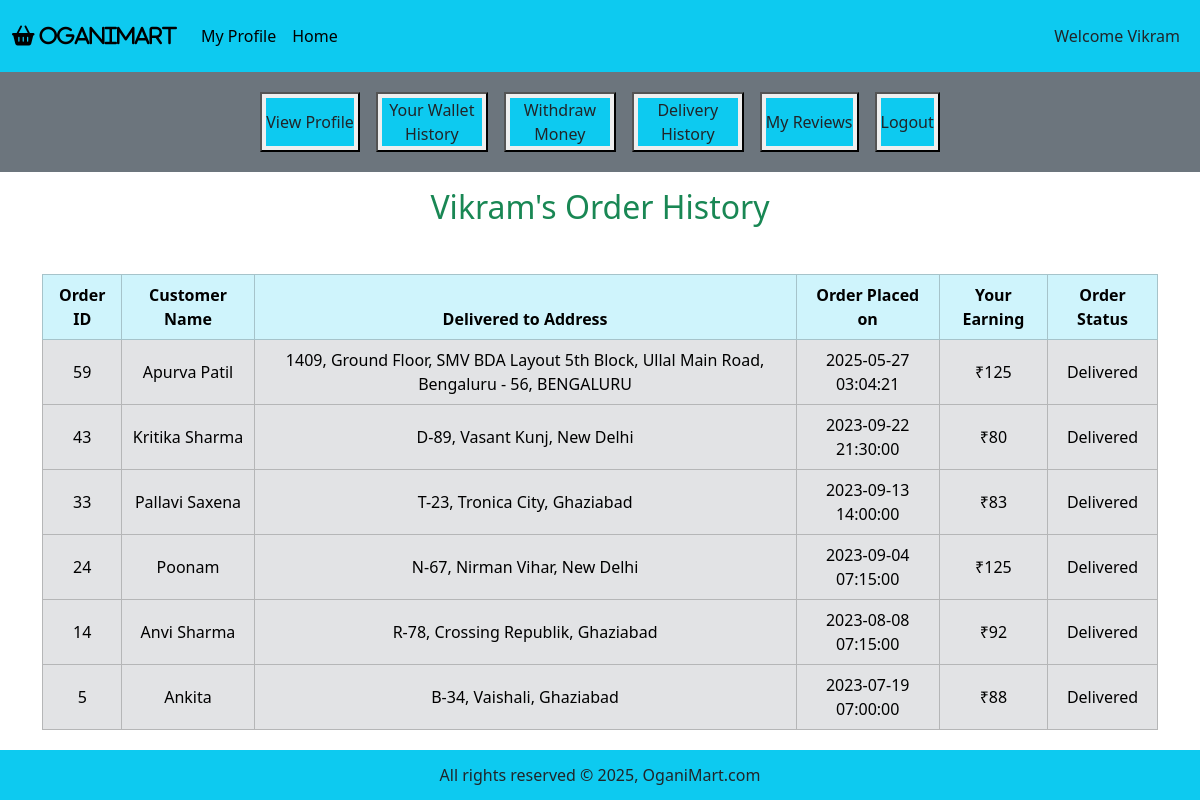
Page /agent_mode/profile_page.php?agent_id=2&history on the committed database.
### tables this page shows
CREATE TABLE `deliveryagent` (
  `agentID` int(11) NOT NULL,
  `first_name` varchar(50) NOT NULL,
  `last_name` varchar(50) DEFAULT NULL,
  `availabilityStatus` varchar(20) NOT NULL DEFAULT 'Offline',
  `phone_no` bigint(20) NOT NULL,
  `email` varchar(100) NOT NULL,
  `password` varchar(50) NOT NULL,
  `dob` date NOT NULL,
  `age` int(11) DEFAULT 0
);

CREATE TABLE `order` (
  `orderID` int(11) NOT NULL,
  `status` varchar(20) NOT NULL DEFAULT 'Confirmed',
  `total_price` decimal(10,2) NOT NULL,
  `time` timestamp NOT NULL DEFAULT current_timestamp(),
  `location` varchar(255) NOT NULL,
  `agentPayment` int(11) NOT NULL DEFAULT 50,
  `customerID` int(11) NOT NULL,
  `agentID` int(11) NOT NULL
);

CREATE TABLE `customer` (
  `customerID` int(11) NOT NULL,
  `first_name` varchar(50) NOT NULL,
  `last_name` varchar(50) DEFAULT NULL,
  `address_street` varchar(100) NOT NULL,
  `address_city` varchar(50) NOT NULL,
  `address_state` varchar(50) NOT NULL,
  `pincode` int(11) NOT NULL,
  `phone_no` bigint(20) NOT NULL,
  `email` varchar(100) NOT NULL,
  `password` varchar(50) NOT NULL,
  `dob` date NOT NULL,
  `age` int(11) DEFAULT 0,
  `gender` varchar(10) DEFAULT NULL
);

### agent_mode/agent_history.php (the view, shortened to what this page needs)
<?php
$fetch_orders = "SELECT * FROM `order` WHERE agentID = $agent_id AND status = 'Delivered' ORDER BY orderID DESC;";
$result_fetch = mysqli_query($con, $fetch_orders);
$num_of_rows = mysqli_num_rows($result_fetch);
if ($num_of_rows == 0) {
    echo "<h2 class='text-center text-danger'> Deliver orders to view history! </h2>";
} else {
    ?>
    <h2 class="text-center text-success"><?php echo "$agent_name's Order History"; ?></h2>
    <table class="table table-bordered mt-5">
        <thead class="table-info text-center text-white">
            <tr>
                <th>Order ID</th>
                <th>Customer Name</th>
                <th>Delivered to Address</th>
                <th>Order Placed on</th>
                <th>Your Earning</th>
                <th>Order Status</th>
            </tr>
        </thead>
        <tbody class="table-secondary text-white">
            <?php
            while ($fetch_row = mysqli_fetch_assoc($result_fetch)) {
                $order_id = $fetch_row["orderID"];
                $order_location = $fetch_row["location"];
                $order_time = $fetch_row["time"];
                $order_custID = $fetch_row["customerID"];
                $order_agentPayment = $fetch_row["agentPayment"];
                $order_status = $fetch_row["status"];
                ?>
                <tr class='text-center align-middle'>
                    <td>
                        <?php echo $order_id; ?>
                    </td>
                    <td>
                        <?php
                        $get_cust = "SELECT * FROM customer WHERE customerID = $order_custID;";
                        $result_get = mysqli_query($con, $get_cust);
                        $row_cust = mysqli_fetch_assoc($result_get);
                        $cust_fname = $row_cust['first_name'];
                        $cust_lname = $row_cust['last_name'];
                        if ($cust_lname === null) {
                            $cust_name = $cust_fname;
                        } else {
                            $cust_name = $cust_fname . ' ' . $cust_lname;
                        }
                        echo $cust_name;
                        ?>
                    </td>
                    <td>
                        <?php echo $order_location; ?>
                    </td>
                    <td>
                        <?php echo $order_time; ?>
                    </td>
                    <td>
                        <?php echo "₹$order_agentPayment"; ?>
                    </td>
                    <td>
                        <?php echo $order_status; ?>
                    </td>
                </tr>
                <?php
            }
            ?>
        </tbody>
    </table>
    <?php
}
?>

### agent_mode/profile_page.php (shortened to what this page needs)
<?php
include ('../includes/connect.php');
if (isset ($_GET['agent_id'])) {
    $agent_id = $_GET['agent_id'];
    $get_data = "SELECT * FROM deliveryAgent WHERE agentID = $agent_id;";
    $result_get = mysqli_query($con, $get_data);
    $row_data = mysqli_fetch_assoc($result_get);
    $agent_id = $row_data["agentID"];
    $agent_fname = $row_data['first_name'];
    $agent_lname = $row_data['last_name'];
    $agent_status = $row_data['availabilityStatus'];
    if ($agent_lname === null) {
        $agent_name = $agent_fname;
    } else {
        $agent_name = $agent_fname . ' ' . $agent_lname;
    }
    if ($agent_status == "Offline") {
        $nextPage = "offlineHome";
    } else {
        $nextPage = "home";
    }
}
?>
<!DOCTYPE html>
<html lang="en">
<head>
    <link href="https://cdn.jsdelivr.net/npm/bootstrap@5.3.3/dist/css/bootstrap.min.css" rel="stylesheet"
>
    <link rel="stylesheet" href="https://cdnjs.cloudflare.com/ajax/libs/font-awesome/6.5.1/css/all.min.css"
 />
    <link rel="stylesheet" href="../style.css">
</head>
<body>
    <div class="container-fluid p-0">
        <nav class="navbar navbar-expand-lg bg-info">
            <div class="container-fluid">
                <a class="navbar-brand" href="#"><i class="fa fa-shopping-basket" aria-hidden="true"> OganiMart</i></a>
                <div class="collapse navbar-collapse" id="navbarSupportedContent">
                    <ul class="navbar-nav me-auto mb-2 mb-lg-0">
                        <li class="nav-item">
                            <a class="nav-link active" aria-current="page"
                                href='profile_page.php?agent_id=<?php echo "$agent_id"; ?>'>My Profile</a>
                        </li>
                        <li class="nav-item">
                            <a class="nav-link active" aria-current="page"
                                href="index.php?agent_id=<?php echo "$agent_id" . '&' . $nextPage; ?>">Home</a>
                        </li>
                </div>
                <nav class="navbar navbar-expand-lg">
                    <ul class="navbar-nav">
                        <li class="nav-item">
                            <a href="" class="nav-link text-dark">Welcome
                                <?php echo "$agent_name"; ?>
                            </a>
                        </li>
                    </ul>
                </nav>
            </div>
        </nav>
        <div class="row">
            <div class="col-md-12 bg-secondary p-1 align-items-center">
                <div class="button text-center">
                    <button class="my-3 mx-2"><a
                            href="profile_page.php?agent_id=<?php echo "$agent_id"; ?>&view_profile"
                            class="nav-link text-dark bg-info my-1 mx-1">View Profile</a></button>
                    <button class="my-3 mx-2"><a
                            href="profile_page.php?agent_id=<?php echo "$agent_id"; ?>&wallet_history"
                            class="nav-link text-dark bg-info my-1 mx-1">Your Wallet History</a></button>
                    <button class="my-3 mx-2"><a href="profile_page.php?agent_id=<?php echo "$agent_id"; ?>&top_up"
                            class="nav-link text-dark bg-info my-1 mx-1">Withdraw Money</a></button>
                    <button class="my-3 mx-2"><a href="profile_page.php?agent_id=<?php echo "$agent_id"; ?>&history"
                            class="nav-link text-dark bg-info my-1 mx-1">Delivery History</a></button>
                    <button class="my-3 mx-2"><a
                            href="profile_page.php?agent_id=<?php echo "$agent_id"; ?>&view_reviews"
                            class="nav-link text-dark bg-info my-1 mx-1">My Reviews</a></button>
                    <button class="my-3 mx-2"><a href="../start.php"
                            class="nav-link text-dark bg-info my-1 mx-1">Logout</a></button>
                </div>
            </div>
        </div>
        <div class="container my-3">
            <?php
            if (isset ($_GET['history'])) {
                include ('agent_history.php');
            }
            ?>
        </div>
        <?php
        include ("../includes/footer.php");
        ?>
    </div>
</body>
</html>

### style.css (style rules this page uses)
* { margin: 0; padding: 0; box-sizing: border-box; }

### agent_mode/profile_page.php (style rules this page uses)
body { overflow-x: hidden; }
.button { display: flex; justify-content: center; }
.button .nav-link { white-space: normal; max-width: 100px; min-height: 48px; text-align: center; display: flex; align-items: center; margin: 10px; }

### includes/footer.php (style rules this page uses)
body { margin: 0; padding: 0; min-height: 100vh; position: relative; }

### rows in the picture
deliveryagent: first_name "Vikram"
order: orderID "59", customerID.last_name "Apurva Patil", location "1409, Ground Floor, SMV BDA Layout 5th Block, Ullal Main Road, Bengaluru - 56, BENGALURU", time "2025-05-27 03:04:21", agentPayment "125", status "Delivered"
order: orderID "43", customerID.last_name "Kritika Sharma", location "D-89, Vasant Kunj, New Delhi", time "2023-09-22 21:30:00", agentPayment "80", status "Delivered"
order: orderID "33", customerID.last_name "Pallavi Saxena", location "T-23, Tronica City, Ghaziabad", time "2023-09-13 14:00:00", agentPayment "83", status "Delivered"
order: orderID "24", customerID.first_name "Poonam", location "N-67, Nirman Vihar, New Delhi", time "2023-09-04 07:15:00", agentPayment "125", status "Delivered"
order: orderID "14", customerID.last_name "Anvi Sharma", location "R-78, Crossing Republik, Ghaziabad", time "2023-08-08 07:15:00", agentPayment "92", status "Delivered"
order: orderID "5", customerID.first_name "Ankita", location "B-34, Vaishali, Ghaziabad", time "2023-07-19 07:00:00", agentPayment "88", status "Delivered"
